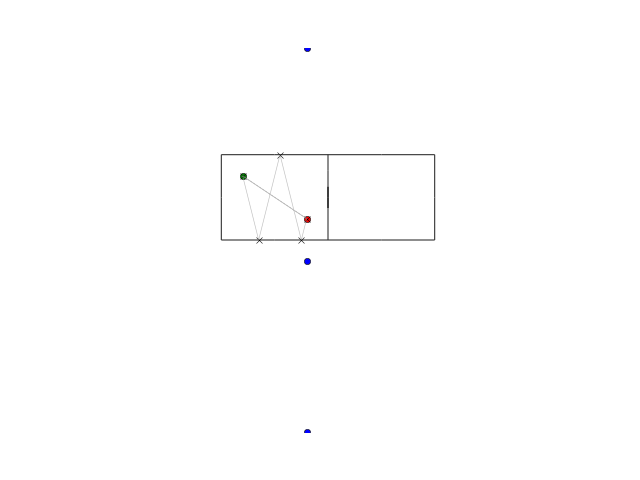

The script that drew this image:
import matplotlib.pyplot as plt
import numpy as np
from pylayers.gis.layout import *
from pylayers.antprop.signature import *
L = Layout()
L.buildGt()
L.buildGr()
seq = np.array([[1,5,1],[1,1,1]])
s = Signature(seq)
tx = np.array([4,-1])
rx = np.array([1,1])
s.ev(L)
M = s.image(tx)
Y = s.backtrace(tx,rx,M)
fig = plt.figure()
ax = fig.add_subplot(111)
l1 = ax.plot(tx[0],tx[1],'or')
l2 = ax.plot(rx[0],rx[1],'og')
l3 = ax.plot(M[0,:],M[1,:],'ob')
l4 = ax.plot(Y[0,:],Y[1,:],'xk')
ray = np.hstack((np.hstack((tx.reshape(2,1),Y)),rx.reshape(2,1)))
l5 = ax.plot(ray[0,:],ray[1,:],color='#999999',alpha=0.6,linewidth=0.6)
fig,ax = L.showGs(fig,ax)
plt.show()
